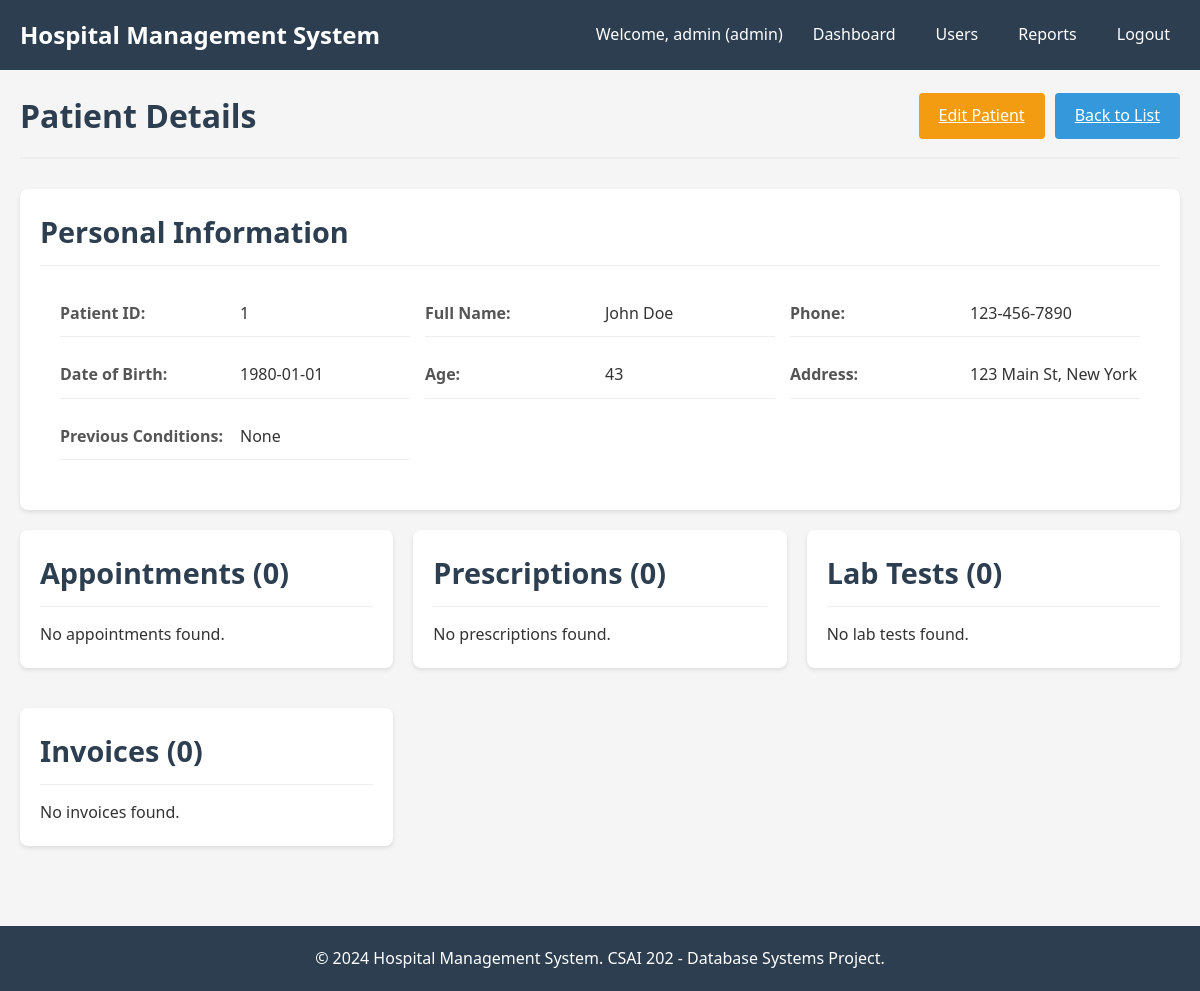
The app's page /patient/1 (signed in) with its own data.
### models/user.py (models this page shows, shortened)
class User(db.Model, UserMixin):
    __tablename__ = 'user_account'
    user_id = db.Column(db.Integer, primary_key=True)
    username = db.Column(db.String(50), unique=True, nullable=False)
    password = db.Column(db.String(200), nullable=False)
    role = db.Column(db.String(20), nullable=False)
    doctor = db.relationship('Doctor', backref='user', uselist=False)
    nurse = db.relationship('Nurse', backref='user', uselist=False)
    receptionist = db.relationship('Receptionist', backref='user', uselist=False)
    @property
    def is_admin(self):
        return self.role == 'admin'
    @property
    def is_receptionist(self):
        return self.role == 'receptionist'

### models/patient.py (models this page shows)
class Patient(db.Model):
    __tablename__ = 'patient'
    patient_id = db.Column(db.Integer, primary_key=True)
    name = db.Column(db.String(100), nullable=False)
    phone = db.Column(db.String(20))
    date_of_birth = db.Column(db.Date)
    age = db.Column(db.Integer)
    previous_conditions = db.Column(db.Text)
    street = db.Column(db.String(100))
    city = db.Column(db.String(100))
    appointments = db.relationship('Appointment', backref='patient', lazy=True)
    medical_record = db.relationship('MedicalRecord', backref='patient', uselist=False)
    prescriptions = db.relationship('Prescription', backref='patient', lazy=True)
    lab_tests = db.relationship('LabTest', backref='patient', lazy=True)
    invoices = db.relationship('Invoice', backref='patient', lazy=True)

### controllers/patient_controller.py (the view)
@patient_bp.route('/<int:patient_id>')
@login_required
def view_patient(patient_id):
    patient = Patient.query.get_or_404(patient_id)
    if current_user.role == 'doctor':
        doctor = Doctor.query.filter_by(user_id=current_user.user_id).first()
        appointments = Appointment.query.filter_by(patient_id=patient_id, doc_id=doctor.doc_id).all()
    else:
        appointments = Appointment.query.filter_by(patient_id=patient_id).all()
    medical_record = MedicalRecord.query.filter_by(patient_id=patient_id).first()
    prescriptions = Prescription.query.filter_by(patient_id=patient_id).all()
    invoices = Invoice.query.filter_by(patient_id=patient_id).all()
    lab_tests = LabTest.query.filter_by(patient_id=patient_id).all()
    return render_template('patient/view.html', patient=patient, appointments=appointments, medical_record=medical_record, prescriptions=prescriptions, invoices=invoices, lab_tests=lab_tests)

### templates/patient/view.html (shortened to what this page needs)
{% extends "base.html" %}
{% block content %}
<div class="page-header">
    <h1>Patient Details</h1>
    <div class="header-actions">
        {% if current_user.is_receptionist or current_user.is_admin %}
        <a href="{{ url_for('patient.edit_patient', patient_id=patient.patient_id) }}" class="btn btn-warning">Edit Patient</a>
        {% endif %}
        <a href="{{ url_for('patient.list_patients') }}" class="btn btn-primary">Back to List</a>
    </div>
</div>
<div class="patient-profile">
    <div class="card">
        <div class="card-header">
            <h2>Personal Information</h2>
        </div>
        <div class="patient-info">
            <div class="info-row">
                <div class="info-label">Patient ID:</div>
                <div class="info-value">{{ patient.patient_id }}</div>
            </div>
            <div class="info-row">
                <div class="info-label">Full Name:</div>
                <div class="info-value">{{ patient.name }}</div>
            </div>
            <div class="info-row">
                <div class="info-label">Phone:</div>
                <div class="info-value">{{ patient.phone }}</div>
            </div>
            <div class="info-row">
                <div class="info-label">Date of Birth:</div>
                <div class="info-value">{{ patient.date_of_birth }}</div>
            </div>
            <div class="info-row">
                <div class="info-label">Age:</div>
                <div class="info-value">{{ patient.age }}</div>
            </div>
            <div class="info-row">
                <div class="info-label">Address:</div>
                <div class="info-value">{{ patient.street }}, {{ patient.city }}</div>
            </div>
            <div class="info-row">
                <div class="info-label">Previous Conditions:</div>
                <div class="info-value">{{ patient.previous_conditions }}</div>
            </div>
        </div>
    </div>
    <div class="dashboard-sections">
        <div class="card">
            <div class="card-header">
                <h2>Appointments ({{ appointments|length }})</h2>
            </div>
            {% if appointments %}
            <table class="table">
                <thead>
                    <tr>
                        <th>Date</th>
                        <th>Doctor</th>
                        <th>Type</th>
                        <th>Status</th>
                        <th>Actions</th>
                    </tr>
                </thead>
                <tbody>
                    {% for appointment in appointments %}
                    <tr>
                        <td>{{ appointment.date.strftime('%Y-%m-%d') }}</td>
                        <td>Dr. {{ appointment.doctor.name }}</td>
                        <td>{{ appointment.name }}</td>
                        <td>{{ appointment.status }}</td>
                        <td>
                            <a href="{{ url_for('appointment.view_appointment', appt_id=appointment.appt_id) }}" class="btn btn-primary btn-sm">View</a>
                        </td>
                    </tr>
                    {% endfor %}
                </tbody>
            </table>
            {% else %}
            <p>No appointments found.</p>
            {% endif %}
        </div>
        <div class="card">
            <div class="card-header">
                <h2>Prescriptions ({{ prescriptions|length }})</h2>
            </div>
            {% if prescriptions %}
            <table class="table">
                <thead>
                    <tr>
                        <th>Prescription ID</th>
                        <th>Doctor</th>
                        <th>Instructions</th>
                        <th>Actions</th>
                    </tr>
                </thead>
                <tbody>
                    {% for prescription in prescriptions %}
                    <tr>
                        <td>{{ prescription.script_id }}</td>
                        <td>Dr. {{ prescription.doctor.name }}</td>
                        <td>{{ prescription.instructions[:50] }}{% if prescription.instructions|length > 50 %}...{% endif %}</td>
                        <td>
                            <a href="#" class="btn btn-primary btn-sm">View</a>
                        </td>
                    </tr>
                    {% endfor %}
                </tbody>
            </table>
            {% else %}
            <p>No prescriptions found.</p>
            {% endif %}
        </div>
        <div class="card">
            <div class="card-header">
                <h2>Lab Tests ({{ lab_tests|length }})</h2>
            </div>
            {% if lab_tests %}
            <table class="table">
                <thead>
                    <tr>
                        <th>Test Name</th>
                        <th>Doctor</th>
                        <th>Result</th>
                        <th>Actions</th>
                    </tr>
                </thead>
                <tbody>
                    {% for test in lab_tests %}
                    <tr>
                        <td>{{ test.name }}</td>
                        <td>Dr. {{ test.doctor.name }}</td>
                        <td>{{ test.result[:30] }}{% if test.result|length > 30 %}...{% endif %}</td>
                        <td>
                            <a href="#" class="btn btn-primary btn-sm">View</a>
                        </td>
                    </tr>
                    {% endfor %}
                </tbody>
            </table>
            {% else %}
            <p>No lab tests found.</p>
            {% endif %}
        </div>
        <div class="card">
            <div class="card-header">
                <h2>Invoices ({{ invoices|length }})</h2>
            </div>
            {% if invoices %}
            <table class="table">
                <thead>
                    <tr>
                        <th>Invoice ID</th>
                        <th>Amount</th>
                        <th>Date</th>
                        <th>Status</th>
                        <th>Actions</th>
                    </tr>
                </thead>
                <tbody>
                    {% for invoice in invoices %}
                    <tr>
                        <td>{{ invoice.inv_id }}</td>
                        <td>${{ invoice.amount }}</td>
                        <td>{{ invoice.date.strftime('%Y-%m-%d') }}</td>
                        <td>{{ invoice.status }}</td>
                        <td>
                            <a href="{{ url_for('billing.view_invoice', inv_id=invoice.inv_id) }}" class="btn btn-primary btn-sm">View</a>
                        </td>
                    </tr>
                    {% endfor %}
                </tbody>
            </table>
            {% else %}
            <p>No invoices found.</p>
            {% endif %}
        </div>
    </div>
</div>
{% endblock %}

### templates/base.html (shortened to what this page needs)
<!DOCTYPE html>
<html lang="en">
<head>
    <link rel="stylesheet" href="{{ url_for('static', filename='css/style.css') }}">
    <link rel="stylesheet" href="{{ url_for('static', filename='css/dashboard.css') }}">
    <link rel="stylesheet" href="{{ url_for('static', filename='css/forms.css') }}">
</head>
<body>
    <div class="header">
        <div class="navbar">
            <a href="{{ url_for('index') }}" class="logo">Hospital Management System</a>
            <ul class="nav-links">
                {% if current_user.is_authenticated %}
                    <li>Welcome, {{ current_user.username }} ({{ current_user.role }})</li>
                    <li><a href="{{ url_for('index') }}">Dashboard</a></li>
                    {% if current_user.is_admin %}
                        <li><a href="{{ url_for('admin.users') }}">Users</a></li>
                        <li><a href="{{ url_for('admin.reports') }}">Reports</a></li>
                    {% elif current_user.is_doctor %}
                        <li><a href="{{ url_for('doctor.appointments') }}">Appointments</a></li>
                        <li><a href="{{ url_for('doctor.patients') }}">Patients</a></li>
                    {% elif current_user.is_nurse %}
                        <li><a href="{{ url_for('nurse.patients') }}">Patients</a></li>
                        <li><a href="{{ url_for('nurse.beds') }}">Beds</a></li>
                    {% elif current_user.is_receptionist %}
                        <li><a href="{{ url_for('receptionist.appointments') }}">Appointments</a></li>
                        <li><a href="{{ url_for('receptionist.billing') }}">Billing</a></li>
                    {% endif %}
                    <li><a href="{{ url_for('auth.logout') }}">Logout</a></li>
                {% else %}
                    <li><a href="{{ url_for('auth.login') }}">Login</a></li>
                {% endif %}
            </ul>
        </div>
    </div>
    <div class="container">
        <div class="content">
            {% block content %}{% endblock %}
        </div>
    </div>
    <footer class="footer">
        <p>&copy; 2024 Hospital Management System. CSAI 202 - Database Systems Project.</p>
    </footer>
</body>
</html>

### static/css/style.css (style rules this page uses)
* { margin: 0; padding: 0; box-sizing: border-box; }
body { font-family: 'Segoe UI', Tahoma, Geneva, Verdana, sans-serif; background-color: #f5f5f5; color: #333; line-height: 1.6; }
.container { width: 100%; max-width: 1200px; margin: 0 auto; padding: 20px; min-height: calc(100vh - 140px); }
.header { background-color: #2c3e50; color: white; padding: 1rem 0; }
.navbar { display: flex; justify-content: space-between; align-items: center; padding: 0 20px; }
.logo { font-size: 1.5rem; font-weight: bold; color: white; text-decoration: none; }
.nav-links { display: flex; list-style: none; gap: 20px; align-items: center; }
.nav-links li { color: white; }
.nav-links a { color: white; text-decoration: none; padding: 5px 10px; border-radius: 4px; transition: background-color 0.3s; }
.btn { padding: 10px 20px; border: none; border-radius: 4px; font-size: 16px; cursor: pointer; transition: background-color 0.3s; }
.btn-primary { background-color: #3498db; color: white; }
.btn-warning { background-color: #f39c12; color: white; }
.card { background: white; border-radius: 8px; padding: 20px; margin-bottom: 20px; box-shadow: 0 2px 4px rgba(0,0,0,0.1); }
.card-header { border-bottom: 1px solid #eee; padding-bottom: 10px; margin-bottom: 15px; font-size: 1.2rem; font-weight: 600; color: #2c3e50; }
.footer { background-color: #2c3e50; color: white; text-align: center; padding: 20px; margin-top: 40px; }

### static/css/dashboard.css (style rules this page uses)
.dashboard-sections { display: grid; grid-template-columns: 1fr; gap: 20px; margin-top: 20px; }
.page-header { display: flex; justify-content: space-between; align-items: center; margin-bottom: 30px; padding-bottom: 15px; border-bottom: 2px solid #eee; }
.page-header h1 { color: #2c3e50; margin: 0; }

### templates/patient/view.html (style rules this page uses)
.patient-info { display: grid; grid-template-columns: repeat(auto-fit, minmax(300px, 1fr)); gap: 15px; padding: 20px; }
.info-row { display: flex; margin-bottom: 10px; padding-bottom: 10px; border-bottom: 1px solid #eee; }
.info-label { font-weight: 600; width: 180px; color: #555; }
.info-value { flex: 1; color: #333; }
.dashboard-sections { display: grid; grid-template-columns: repeat(auto-fit, minmax(350px, 1fr)); gap: 20px; margin-top: 20px; }
.header-actions { display: flex; gap: 10px; }

### records on screen
User: username "admin", role "admin"
Patient: patient_id "1", name "John Doe", phone "123-456-7890", date_of_birth "1980-01-01", age "43", street "123 Main St", city "New York", previous_conditions "None"

### other values on screen
{{ appointments|length }} "0"
{{ prescriptions|length }} "0"
{{ lab_tests|length }} "0"
{{ invoices|length }} "0"
